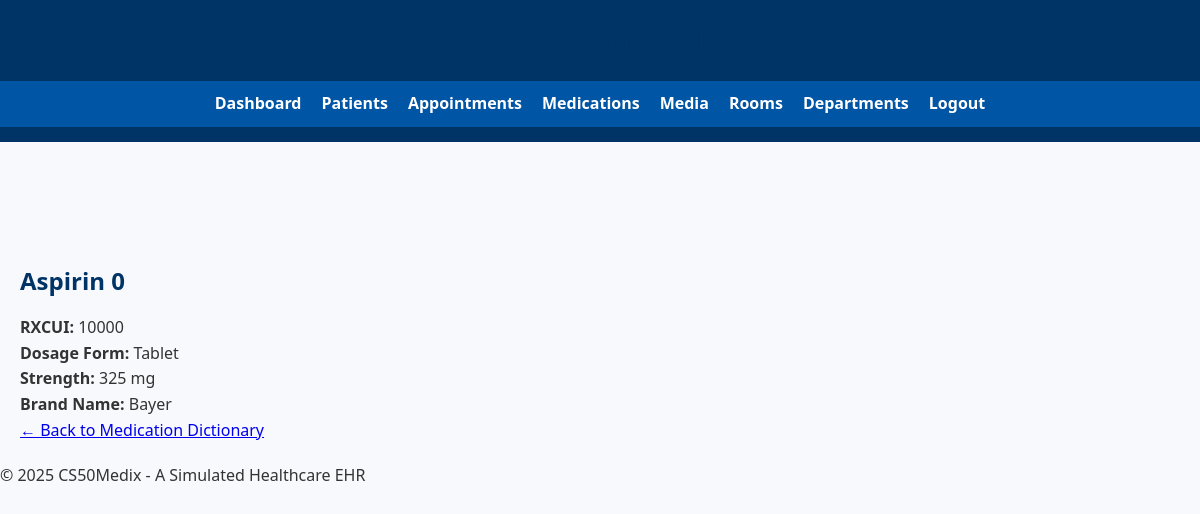
The page /medication/10000 (signed in) on the database its author committed.
### tables this page shows
CREATE TABLE MedicationDictionary (
    rxcui TEXT PRIMARY KEY,
    name TEXT NOT NULL,
    dosage_form TEXT,
    strength TEXT,
    brand_name TEXT
);

### medications_route/medication.py (the view, shortened to what this page needs)
@medications_bp.route("/medication/<rxcui>")
@login_required
def view_medication_details(rxcui):
    with get_db_connection() as conn:
        medication = conn.execute("SELECT * FROM MedicationDictionary WHERE rxcui = ?", (rxcui,)).fetchone()
        if medication:
            return render_template("medication_detail.html", medication=medication)

### app.py (called while the page is built)
@app.after_request
def after_request(response):
    response.headers["Cache-Control"] = "no-cache, no-store, must-revalidate"
    response.headers["Expires"] = 0
    response.headers["Pragma"] = "no-cache"
    return response

### features.py (called while the page is built)
def login_required(f):
    @wraps(f)
    def decorated_function(*args, **kwargs):
        if not session.get("user_id"):
            return redirect("/login")
        return f(*args, **kwargs)
    return decorated_function

### medications_route/medication.py (called while the page is built)
def get_db_connection():
    conn = sqlite3.connect("ehr.db")
    conn.row_factory = sqlite3.Row
    return conn

### medications_route/templates/medication_detail.html (shortened to what this page needs)
{% extends "layout.html" %}
{% block content %}
<h2>{{ medication['name'] }}</h2>
<p><strong>RXCUI:</strong> {{ medication['rxcui'] }}</p>
{% if medication['dosage_form'] %}
<p><strong>Dosage Form:</strong> {{ medication['dosage_form'] }}</p>
{% endif %}
{% if medication['strength'] %}
<p><strong>Strength:</strong> {{ medication['strength'] }}</p>
{% endif %}
{% if medication['brand_name'] %}
<p><strong>Brand Name:</strong> {{ medication['brand_name'] }}</p>
{% endif %}
<a href="{{ url_for('medications_bp.medication_dictionary') }}">← Back to Medication Dictionary</a>
{% endblock %}

### static/styles.css (style rules this page uses)
* { box-sizing: border-box; margin: 0; padding: 0; }
body { font-family: 'Segoe UI', Tahoma, Geneva, Verdana, sans-serif; background-color: #f7f9fc; color: #333; line-height: 1.6; transition: background 0.3s, color 0.3s; }
h1, h2, h3 { margin-bottom: 15px; color: #003366; }

### rows shown on the page
MedicationDictionary: name "Aspirin 0", rxcui "10000", dosage_form "Tablet", strength "325 mg", brand_name "Bayer"
